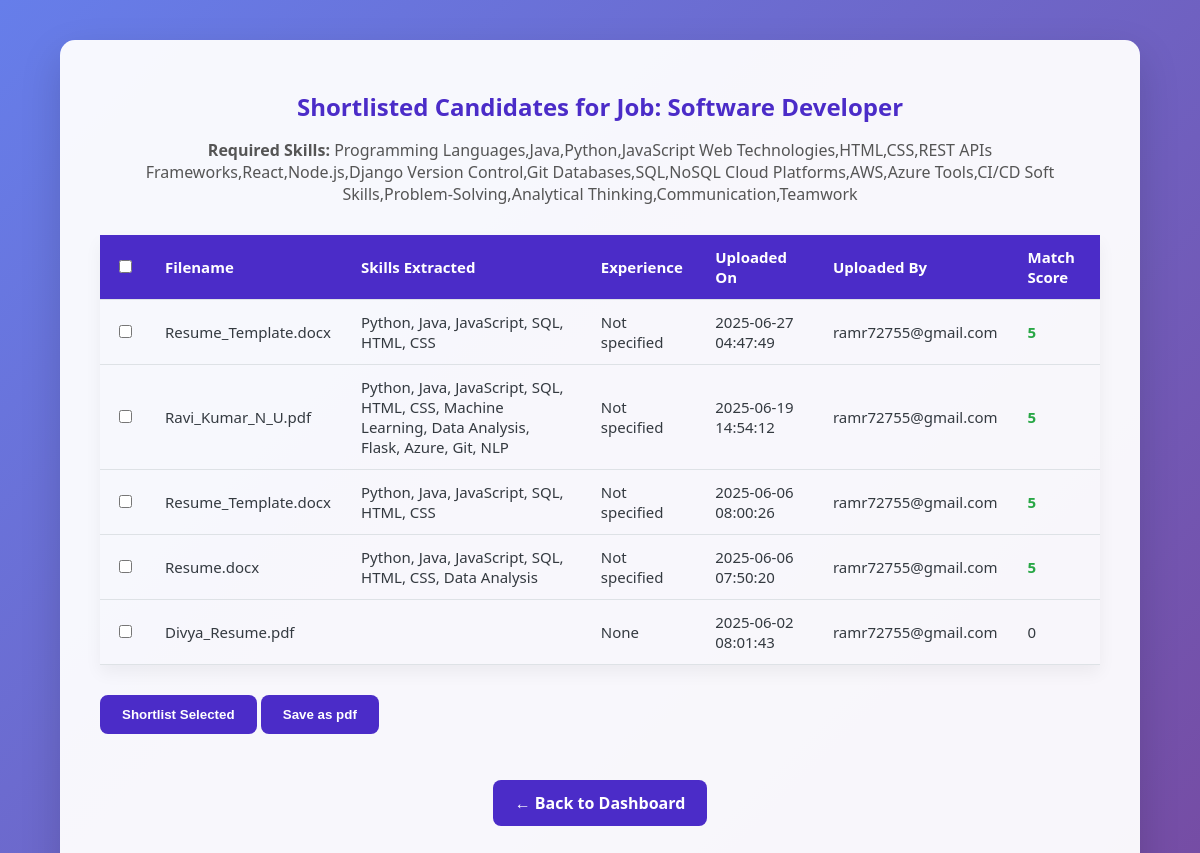
The app's page /job/5/matched-resumes (signed in) with its own data.
### tables this page shows
CREATE TABLE jobs (
        id INTEGER PRIMARY KEY AUTOINCREMENT,
        title TEXT NOT NULL,
        description TEXT NOT NULL,
        skills TEXT NOT NULL,
        posted_by TEXT NOT NULL,  -- email of the recruiter who posted
        created_at TIMESTAMP DEFAULT CURRENT_TIMESTAMP
    );

CREATE TABLE resumes (
        id INTEGER PRIMARY KEY AUTOINCREMENT,
        filename TEXT NOT NULL,
        parsed_name TEXT,
        parsed_email TEXT,
        parsed_skills TEXT,
        uploaded_by TEXT NOT NULL,
        upload_date TIMESTAMP DEFAULT CURRENT_TIMESTAMP
    , parsed_experience INTEGER, shortlisted TEXT DEFAULT 'no', shortlisted_label INTEGER DEFAULT NULL);

### app.py (the view)
@app.route('/job/<int:job_id>/matched-resumes')
def matched_resumes(job_id):
    if 'user' not in session:
        flash('Please login first.')
        return redirect(url_for('login'))
    conn = get_db_connection()
    job = conn.execute('SELECT * FROM jobs WHERE id = ?', (job_id,)).fetchone()
    if not job:
        flash('Job not found.')
        conn.close()
        return redirect(url_for('list_jobs'))
    resumes = conn.execute('SELECT * FROM resumes ORDER BY upload_date DESC').fetchall()
    conn.close()
    matched = match_resumes(job['skills'], resumes)
    return render_template('matched_resumes.html', job=job, resumes=matched)

### app.py (called while the page is built)
def get_db_connection():
    conn = sqlite3.connect('database.db')
    conn.row_factory = sqlite3.Row
    return conn

### matching_utils.py (called while the page is built)
def match_resumes(job_skills, resumes):
    job_skills_set = set(skill.strip().lower() for skill in job_skills.split(','))
    matched_resumes = []
    for resume in resumes:
        resume_skills_set = set(skill.strip().lower() for skill in resume['parsed_skills'].split(','))
        matched_skills = job_skills_set.intersection(resume_skills_set)
        score = len(matched_skills)
        matched_resumes.append({
            'filename': resume['filename'],
            'parsed_skills': resume['parsed_skills'],
            'parsed_experience': resume['parsed_experience'],
            'upload_date': resume['upload_date'],
            'uploaded_by': resume['uploaded_by'],
            'score': score
        })
    matched_resumes.sort(key=lambda x: x['score'], reverse=True)
    return matched_resumes

### templates/matched_resumes.html (shortened to what this page needs)
<!DOCTYPE html>
<html>
<head>
</head>
<body>
    <div class="container">
        <h2>Shortlisted Candidates for Job: {{ job.title }}</h2>
        <p><strong>Required Skills:</strong> {{ job.skills }}</p>
        <form id="resumeForm">
            <table id="resumeTable">
                <thead>
                    <tr>
                        <th><input type="checkbox" id="selectAll" onclick="toggleSelectAll(this)"></th>
                        <th>Filename</th>
                        <th>Skills Extracted</th>
                        <th>Experience</th>
                        <th>Uploaded On</th>
                        <th>Uploaded By</th>
                        <th>Match Score</th>
                    </tr>
                </thead>
                <tbody>
                    {% for resume in resumes %}
                    <tr class="resume-row">
                        <td data-label="Select">
                            <input type="checkbox" class="resume-checkbox" name="selected_resumes"
                                value="{{ resume.id }}">
                        </td>
                        <td data-label="Filename">{{ resume.filename }}</td>
                        <td data-label="Skills Extracted">{{ resume.parsed_skills }}</td>
                        <td data-label="Experience">{{ resume.parsed_experience }}</td>
                        <td data-label="Uploaded On">{{ resume.upload_date }}</td>
                        <td data-label="Uploaded By">{{ resume.uploaded_by }}</td>
                        <td data-label="Match Score" class="{{ 'high-score' if resume.score > 0 else '' }}">{{
                            resume.score }}</td>
                    </tr>
                    {% else %}
                    <tr>
                        <td colspan="7" style="text-align:center; padding: 20px;">No resumes found for this job.</td>
                    </tr>
                    {% endfor %}
                </tbody>
            </table>
            <button type="submit" class="submit-button">Shortlist Selected</button>
            <button type="button" class="submit-button" onclick="downloadSelectedAsPDF()">Save as pdf</button>
        </form>
        <p><a class="button-link" href="{{ url_for('dashboard') }}">← Back to Dashboard</a></p>
    </div>
</body>
</html>

### templates/matched_resumes.html (style rules this page uses)
body { font-family: 'Segoe UI', sans-serif; margin: 0; padding: 40px 20px; min-height: 100vh; background: linear-gradient(135deg, #667eea, #764ba2); color: #343a40; }
.container { background: rgba(255, 255, 255, 0.95); max-width: 1000px; margin: auto; border-radius: 15px; box-shadow: 0 16px 40px rgba(0, 0, 0, 0.15); padding: 30px 40px; }
h2 { color: #4b2cc8; font-weight: 700; margin-bottom: 10px; text-align: center; }
p { font-size: 1rem; margin-bottom: 30px; text-align: center; color: #555; }
table { width: 100%; border-collapse: collapse; font-size: 15px; box-shadow: 0 8px 16px rgba(0, 0, 0, 0.05); }
thead { background-color: #4b2cc8; color: white; }
th, td { padding: 12px 15px; border-bottom: 1px solid #dee2e6; text-align: left; }
.high-score { font-weight: bold; color: #28a745; }
a.button-link, button.submit-button { display: inline-block; margin-top: 30px; text-decoration: none; background-color: #4b2cc8; color: white; padding: 12px 22px; border-radius: 8px; font-weight: 600; border: none; cursor: pointer; transition: background-color 0.3s ease; }

### records on screen
jobs: title "Software Developer", skills "Programming Languages,Java,Python,JavaScript Web Technologies,HTML,CSS,REST APIs Frameworks,React,Node.js,Django Version Control,Git Databases,SQL,NoSQL Cloud Platforms,AWS,Azure Tools,CI/CD Soft Skills,Problem-Solving,Analytical Thinking,Communication,Teamwork"
resumes: filename "Resume_Template.docx", parsed_skills "Python, Java, JavaScript, SQL, HTML, CSS", parsed_experience "Not specified", upload_date "2025-06-27 04:47:49", uploaded_by "ramr72755@gmail.com", score "5"
resumes: filename "Ravi_Kumar_N_U.pdf", parsed_skills "Python, Java, JavaScript, SQL, HTML, CSS, Machine Learning, Data Analysis, Flask, Azure, Git, NLP", parsed_experience "Not specified", upload_date "2025-06-19 14:54:12", uploaded_by "ramr72755@gmail.com", score "5"
resumes: filename "Resume_Template.docx", parsed_skills "Python, Java, JavaScript, SQL, HTML, CSS", parsed_experience "Not specified", upload_date "2025-06-06 08:00:26", uploaded_by "ramr72755@gmail.com", score "5"
resumes: filename "Resume.docx", parsed_skills "Python, Java, JavaScript, SQL, HTML, CSS, Data Analysis", parsed_experience "Not specified", upload_date "2025-06-06 07:50:20", uploaded_by "ramr72755@gmail.com", score "5"
resumes: filename "Divya_Resume.pdf", parsed_experience "None", upload_date "2025-06-02 08:01:43", uploaded_by "ramr72755@gmail.com", score "0"
